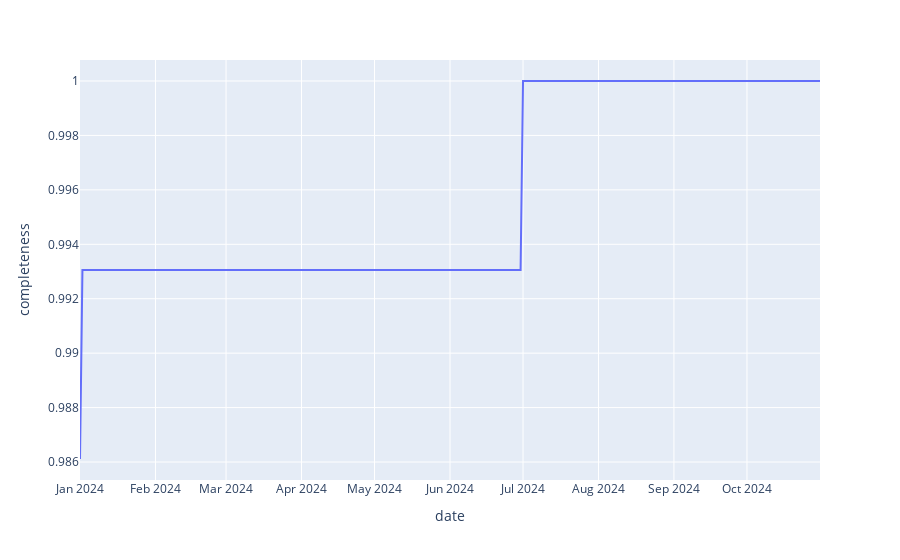

The notebook cell this image was saved under:
### Code cell
plot_data = train_rides.groupby('date')['station_id'].nunique().rename('completeness') / train_rides['station_id'].nunique()
px.line(plot_data.reset_index(), x='date', y='completeness')
# The green line damen station comes online during the study period, so we will need
# to impute its prior ridership.

### Figure 1 — Plotly figure (JSON) as saved in the notebook; plotly's stock layout.template omitted (floating-point values rounded to 4 significant figures; data arrays with more than 128 entries replaced by an {"elided": "..."} marker saying what was removed)
{"data": [{"hovertemplate": "date=%{x}<br>completeness=%{y}<extra></extra>", "legendgroup": "", "line": {"color": "#636efa", "dash": "solid"}, "marker": {"symbol": "circle"}, "mode": "lines", "name": "", "orientation": "v", "showlegend": false, "type": "scatter", "x": {"elided": "305 str values"}, "xaxis": "x", "y": {"elided": "305 float values"}, "yaxis": "y"}], "layout": {"legend": {"tracegroupgap": 0}, "margin": {"t": 60}, "xaxis": {"anchor": "y", "domain": [0, 1], "title": {"text": "date"}}, "yaxis": {"anchor": "x", "domain": [0, 1], "title": {"text": "completeness"}}}}
